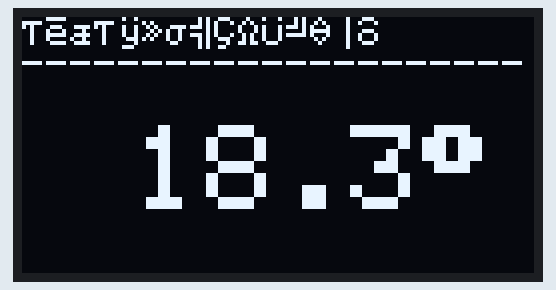
Bench run of a sketch on a simulated Arduino Uno, built with avr-gcc and run on an emulated ATmega328P. Shown: 128×64 one-colour display. Random numbers use the default seed unless the sketch sets one.

Above: at 0.2 s.
At 4.3 s:
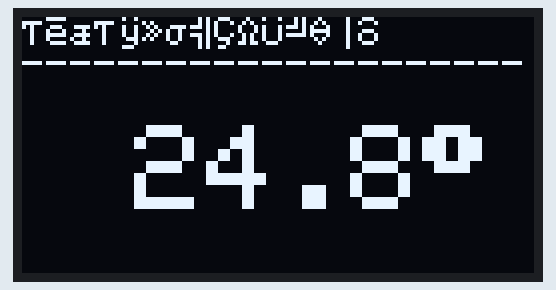
At 8.4 s:
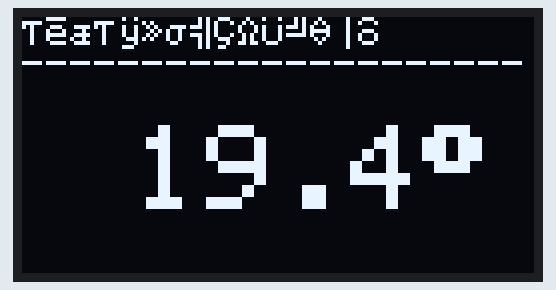
At 18.7 s:
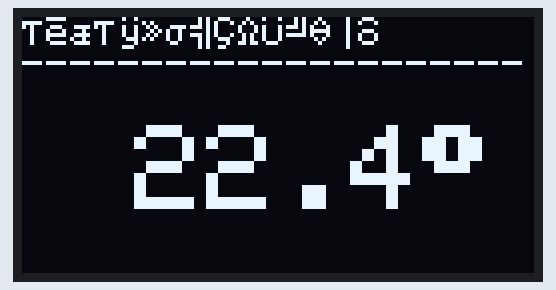
At 26.9 s:
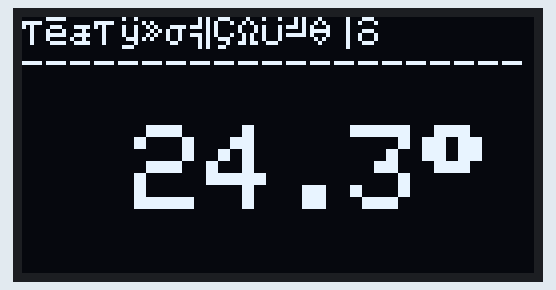
At 37.2 s:
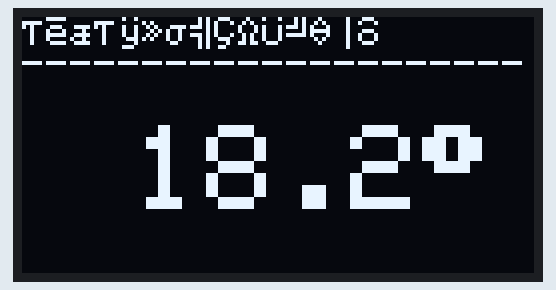

Measured:
- what the display in image 0 shows lasts 2.0 s, from 0.1 s to 2.1 s

The sketch:

t.ino
```cpp
#include <SPI.h>
#include <Wire.h>
#include <Adafruit_GFX.h>
#include <Adafruit_SSD1306.h>

#define SCREEN_WIDTH 128 // OLED display width, in pixels
#define SCREEN_HEIGHT 64 // OLED display height, in pixels

// Declaration for an SSD1306 display connected to I2C (SDA, SCL pins)
#define OLED_RESET -1 // Reset pin # (or -1 if sharing Arduino reset pin)
Adafruit_SSD1306 display(SCREEN_WIDTH, SCREEN_HEIGHT, &Wire, OLED_RESET);

void setup()
{
  Serial.begin(9600);

  // SSD1306_SWITCHCAPVCC = generate display voltage from 3.3V internally
  if (!display.begin(SSD1306_SWITCHCAPVCC, 0x3C))
  { // Address 0x3D for 128x64
    Serial.println(F("SSD1306 allocation failed"));
    for (;;)
      ; // Don't proceed, loop forever
  }

  // Clear the buffer
  display.clearDisplay();
  display.display();
}

void loop()
{

  float mainTemp = random(18, 25);
  float decimalTemp = random(0, 99) / 100.0;
  float temp = mainTemp + decimalTemp;
  displayTemp(temp);
  delay(2000);
}

void displayTemp(float temp)
{
  display.clearDisplay();
  display.display();

  display.setTextSize(1);
  display.setTextColor(SSD1306_WHITE);
  display.setCursor(0, 0);
  display.println("我是一隻貓");
  display.println("---------------------");
  display.setCursor(28, 27);
  display.setTextSize(3);
  display.print(temp, 1);
  display.print((char)247);
  display.display();
}
```
